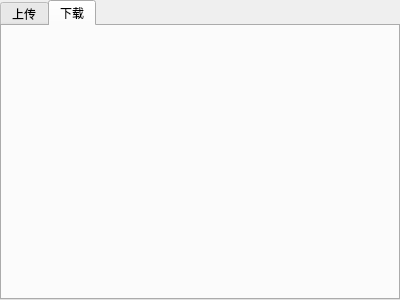
<?xml version="1.0" encoding="UTF-8"?>
<ui version="4.0">
 <class>Transfer</class>
 <widget class="QWidget" name="Transfer">
  <property name="geometry">
   <rect>
    <x>0</x>
    <y>0</y>
    <width>400</width>
    <height>300</height>
   </rect>
  </property>
  <property name="windowTitle">
   <string>Form</string>
  </property>
  <layout class="QHBoxLayout" name="horizontalLayout">
   <property name="leftMargin">
    <number>0</number>
   </property>
   <property name="topMargin">
    <number>0</number>
   </property>
   <property name="rightMargin">
    <number>0</number>
   </property>
   <property name="bottomMargin">
    <number>0</number>
   </property>
   <item>
    <widget class="QTabWidget" name="tabWidget">
     <property name="currentIndex">
      <number>1</number>
     </property>
     <widget class="Upload" name="tabUpload">
      <attribute name="title">
       <string>上传</string>
      </attribute>
     </widget>
     <widget class="Download" name="tabDownoad">
      <attribute name="title">
       <string>下载</string>
      </attribute>
     </widget>
    </widget>
   </item>
  </layout>
 </widget>
 <customwidgets>
  <customwidget>
   <class>Upload</class>
   <extends>QWidget</extends>
   <header>src/fend/uitransfer/Upload.h</header>
   <container>1</container>
  </customwidget>
  <customwidget>
   <class>Download</class>
   <extends>QWidget</extends>
   <header>src/fend/uitransfer/download.h</header>
   <container>1</container>
  </customwidget>
 </customwidgets>
 <resources/>
 <connections/>
</ui>
